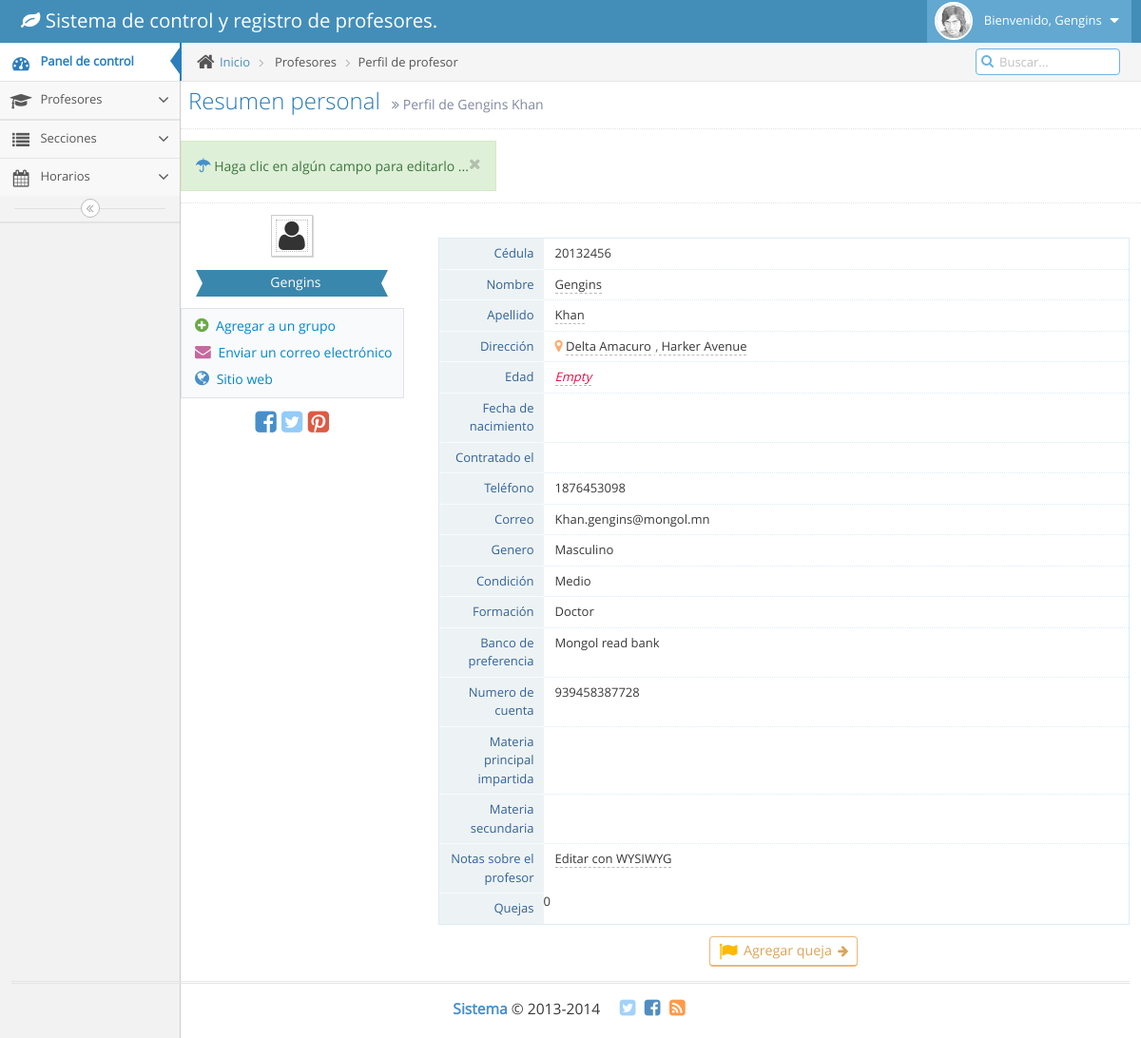
The page /perfil.php?id=10 (signed in) on the database its author committed.
### tables this page shows
CREATE TABLE IF NOT EXISTS `profesores` (
`ID` int(100) NOT NULL,
  `nombre` varchar(20) NOT NULL,
  `apellido` varchar(20) NOT NULL,
  `cedula` int(10) NOT NULL,
  `direccion` varchar(100) NOT NULL,
  `telefono` varchar(15) NOT NULL,
  `correo` varchar(40) NOT NULL,
  `genero` varchar(10) NOT NULL,
  `condicion` varchar(30) NOT NULL,
  `formacion` varchar(20) NOT NULL,
  `especialidad` varchar(50) NOT NULL,
  `estado` varchar(100) NOT NULL,
  `banco` varchar(100) NOT NULL,
  `nr_cuenta` bigint(40) NOT NULL,
  `materia1` varchar(30) NOT NULL,
  `materia2` varchar(30) NOT NULL,
  `materia3` varchar(30) NOT NULL,
  `seguro_social` int(40) NOT NULL,
  `sueldo` int(255) NOT NULL,
  `quejas` int(3) NOT NULL
);

### perfil.php (the view, shortened to what this page needs)
<?php
     require("config.php");
if (isset($_COOKIE["id_usuario"]) && isset($_COOKIE["marca_aleatoria_usuario"])){
   if ($_COOKIE["id_usuario"]!="" || $_COOKIE["marca_aleatoria_usuario"]!=""){
	$query = "  SELECT 	*
            	FROM 	profesores
          		WHERE 	ID = :id
        ";
        $query_params = array(
            ':id' => $_GET['id']
        );
        try{
            $stmt = $db->prepare($query);
            $result = $stmt->execute($query_params);
        }
        catch(PDOException $ex){
		echo "<div class='panel-body'>
                <div class='alert alert-warning alert-dismissable'>
            	    <button type='button' class='close' data-dismiss='alert' aria-hidden='true'>&times;</button>
            	    Tenemos problemas al ejecutar la consulta :c El error es el siguiente:
				</div>
			 </div>" .$ex->getMessage();
		}
        $row = $stmt->fetch();
   }
}else{
	header('Location: index.php?accion=log_error');
	}
?>
<!DOCTYPE html>
<html lang="en">
	<head>
		<link rel="stylesheet" href="assets/css/bootstrap.min.css" />
		<link rel="stylesheet" href="assets/font-awesome/4.2.0/css/font-awesome.min.css" />
		<link rel="stylesheet" href="assets/css/jquery-ui.custom.min.css" />
		<link rel="stylesheet" href="assets/css/jquery.gritter.min.css" />
		<link rel="stylesheet" href="assets/css/select2.min.css" />
		<link rel="stylesheet" href="assets/css/datepicker.min.css" />
		<link rel="stylesheet" href="assets/css/bootstrap-editable.min.css" />
		<link rel="stylesheet" href="assets/css/ace.min.css" class="ace-main-stylesheet" id="main-ace-style" />
	</head>
	<body class="no-skin">
<div id="navbar" class="navbar navbar-default">
	<div class="navbar-container" id="navbar-container">
				<div class="navbar-header pull-left">
					<a href="index.php" class="navbar-brand">
						<small>
							<i class="fa fa-leaf"></i>
							Sistema de control y registro de profesores.
						</small>
					</a>
				</div>
								<div class="navbar-buttons navbar-header pull-right" role="navigation">
					<ul class="nav ace-nav">
						<li class="light-blue">
							<a data-toggle="dropdown" href="#" class="dropdown-toggle">
								<img class="nav-user-photo" src="assets/avatars/user.jpg" alt="Foto de <?php echo $row['nombre']?>" />
								<span class="user-info">
									Bienvenido, <?php echo $row['nombre']?>
								</span>
								<i class="ace-icon fa fa-caret-down"></i>
							</a>
						</li>
					</ul>
				</div>
			</div>
		</div>
		<div class="main-container" id="main-container">
			<div id="sidebar" class="sidebar responsive">
				<ul class="nav nav-list">
					<li class="active">
						<a href="index.php">
							<i class="menu-icon fa fa-tachometer"></i>
							<span class="menu-text"> Panel de control</span>
						</a>
					</li>
					<li class="">
						<a href="#" class="dropdown-toggle">
							<i class="menu-icon fa  fa-mortar-board"></i>
							<span class="menu-text">
								Profesores
							</span>
							<b class="arrow fa fa-angle-down"></b>
						</a>
					</li>
				</ul>
				<ul class="nav nav-list">
					<li class="">
						<a href="#" class="dropdown-toggle">
							<i class="menu-icon fa fa-list"></i>
							<span class="menu-text"> Secciones </span>
							<b class="arrow fa fa-angle-down"></b>
						</a>
					</li>
				<ul class="nav nav-list">
					<li class="">
						<a href="#" class="dropdown-toggle">
							<i class="menu-icon fa  fa-calendar"></i>
							<span class="menu-text"> Horarios </span>
							<b class="arrow fa fa-angle-down"></b>
						</a>
				<div class="sidebar-toggle sidebar-collapse" id="sidebar-collapse">
					<i class="ace-icon fa fa-angle-double-left" data-icon1="ace-icon fa fa-angle-double-left" data-icon2="ace-icon fa fa-angle-double-right"></i>
				</div>
			</div>
			<div class="main-content">
				<div class="main-content-inner">
					<div class="breadcrumbs" id="breadcrumbs">
						<ul class="breadcrumb">
							<li>
								<i class="ace-icon fa fa-home home-icon"></i>
								<a href="index.php">Inicio</a>
							</li>
							<li>
							<span>Profesores</span></li>
							<li class="active">Perfil de profesor</li>
						</ul>
						<div class="nav-search" id="nav-search">
							<form class="form-search">
								<span class="input-icon">
									<input type="text" placeholder="Buscar..." class="nav-search-input" id="nav-search-input" autocomplete="off" />
									<i class="ace-icon fa fa-search nav-search-icon"></i>
								</span>
							</form>
						</div>
					</div>
						<div class="page-header">
							<h1>
								Resumen personal
								<small>
									<i class="ace-icon fa fa-angle-double-right"></i>
									Perfil de <?php echo $row['nombre'] . " " . $row['apellido']; ; ?>
								</small>
							</h1>
						</div>
						<div class="row">
							<div class="col-xs-12">
								<div class="clearfix">
									<div class="pull-left alert alert-success no-margin">
										<button type="button" class="close" data-dismiss="alert">
											<i class="ace-icon fa fa-times"></i>
										</button>
										<i class="ace-icon fa fa-umbrella bigger-120 blue"></i>
										Haga clic en algún campo para editarlo ...
									</div>
								</div>
								<div class="hr dotted"></div>
								<div>
									<div id="user-profile-1" class="user-profile row">
										<div class="col-xs-12 col-sm-3 center">
											<div>
												<span class="profile-picture">
													<img id="avatar" class="editable img-responsive" alt="Alex's Avatar" src="assets/avatars/avatar2.png" />
												</span>
												<div class="space-4"></div>
												<div class="width-80 label label-info label-xlg arrowed-in arrowed-in-right">
													<div class="inline position-relative">
															<span class="white"><?php echo $row['nombre']; ?></span>
													</div>
												</div>
											</div>
											<div class="space-6"></div>
											<div class="profile-contact-info">
												<div class="profile-contact-links align-left">
													<a href="#" class="btn btn-link">
														<i class="ace-icon fa fa-plus-circle bigger-120 green"></i>
														Agregar a un grupo
													</a>
													<a href="#" class="btn btn-link">
														<i class="ace-icon fa fa-envelope bigger-120 pink"></i>
														Enviar un correo electrónico
													</a>
													<a href="#" class="btn btn-link">
														<i class="ace-icon fa fa-globe bigger-125 blue"></i>
														Sitio web
													</a>
												</div>
												<div class="space-6"></div>
												<div class="profile-social-links align-center">
													<a href="#" class="tooltip-info" title="" data-original-title="Facebook">
														<i class="middle ace-icon fa fa-facebook-square fa-2x blue"></i>
													</a>
													<a href="#" class="tooltip-info" title="" data-original-title="Twitter">
														<i class="middle ace-icon fa fa-twitter-square fa-2x light-blue"></i>
													</a>
													<a href="#" class="tooltip-error" title="" data-original-title="Pinterest">
														<i class="middle ace-icon fa fa-pinterest-square fa-2x red"></i>
													</a>
												</div>
											</div>
										</div>
										<div class="col-xs-12 col-sm-9">
										<div class="space-12"></div>
											<div class="profile-user-info profile-user-info-striped">
												<div class="profile-info-row">
													<div class="profile-info-name"> Cédula </div>
													<div class="profile-info-value">
														<span class="editable" id="cedula" name="cedula"><?php echo $row['cedula']; ?></span>
													</div>
												</div>
												<div class="profile-info-row">
													<div class="profile-info-name"> Nombre </div>
													<div class="profile-info-value">
														<span class="editable" id="nombre" name="nombre"><?php echo $row['nombre']; ?></span>
													</div>
												</div>
												<div class="profile-info-row">
													<div class="profile-info-name"> Apellido </div>
													<div class="profile-info-value">
														<span class="editable" id="apellido"><?php echo $row['apellido']; ?></span>
													</div>
												</div>
													<div class="profile-info-name"> Dirección </div>
													<div class="profile-info-value">
														<i class="fa fa-map-marker light-orange bigger-110"></i>
														<span class="editable" id="estado" name="estado"><?php echo $row['estado']; ?></span>
														<span class="editable" id="direccion" name="direccion"><?php echo $row['direccion']; ?></span>
													</div>
												<div class="profile-info-row">
													<div class="profile-info-name"> Edad </div>
													<div class="profile-info-value">
														<span class="editable" id="edad" name="edad"><?php echo $row['edad']; ?></span>
													</div>
												</div>
												<div class="profile-info-row">
													<div class="profile-info-name"> Fecha de nacimiento </div>
													<div class="profile-info-value">
													</div>
												</div>
												<div class="profile-info-row">
													<div class="profile-info-name"> Contratado el </div>
													<div class="profile-info-value">
													</div>
												</div>
												<div class="profile-info-row">
													<div class="profile-info-name"> Teléfono </div>
													<div class="profile-info-value">
														<span class="editable" id="telefono" name="telefono"><?php echo $row['telefono']; ?></span>
													</div>
												</div>
												<div class="profile-info-row">
													<div class="profile-info-name"> Correo </div>
													<div class="profile-info-value">
														<span class="editable" id="correo" name="correo"><?php echo $row['correo']; ?></span>
													</div>
												</div>
												<div class="profile-info-row">
													<div class="profile-info-name"> Genero </div>
													<div class="profile-info-value">
														<span class="editable" id="genero" name="genero"><?php echo $row['genero']; ?></span>
													</div>
												</div>
												<div class="profile-info-row">
													<div class="profile-info-name"> Condición </div>
													<div class="profile-info-value">
														<span class="editable" id="condicion" name="condicion"><?php echo $row['condicion']; ?></span>
													</div>
												</div>
												<div class="profile-info-row">
													<div class="profile-info-name"> Formación </div>
													<div class="profile-info-value">
														<span class="editable" id="formacion" name="formacion"><?php echo $row['formacion']; ?></span>
													</div>
												</div>
												<div class="profile-info-row">
													<div class="profile-info-name"> Banco de preferencia </div>
													<div class="profile-info-value">
														<span class="editable" id="banco" name="banco"><?php echo $row['banco']; ?></span>
													</div>
												</div>
												<div class="profile-info-row">
													<div class="profile-info-name"> Numero de cuenta </div>
													<div class="profile-info-value">
														<span class="editable" id="nr_cuenta" name="nr_cuenta"><?php echo $row['nr_cuenta']; ?></span>
													</div>
												</div>
												<div class="profile-info-row">
													<div class="profile-info-name"> Materia principal impartida </div>
													<div class="profile-info-value">
													</div>
												</div>
												<div class="profile-info-row">
													<div class="profile-info-name"> Materia secundaria </div>
													<div class="profile-info-value">
													</div>
												</div>
												<div class="profile-info-row">
													<div class="profile-info-name"> Notas sobre el profesor </div>
													<div class="profile-info-value">
														<span class="editable" id="about">Editar con WYSIWYG</span>
													</div>
												</div>
												<div class="profile-info-row">
													<div class="profile-info-name">Quejas</div>
													<div class="profile-info-valuie">
														<?php
														$query = "  SELECT 	*
													            	FROM 	quejas
													          		WHERE 	cedula = :cedula
													        ";
													        $query_params = array(
													            ':cedula' => $row['cedula']
													        );
													        try{
													            $stmt = $db->prepare($query);
													            $quejas_result = $stmt->execute($query_params);
													        }
													        catch(PDOException $ex){
															echo "<div class='panel-body'>
													                <div class='alert alert-warning alert-dismissable'>
													            	    <button type='button' class='close' data-dismiss='alert' aria-hidden='true'>&times;</button>
													            	    Tenemos problemas al ejecutar la consulta :c El error es el siguiente:
																	</div>
																 </div>" .$ex->getMessage();
															}
													        $row_queja = $stmt->fetchAll();
													        $num_rows = count($row_queja);
													        echo $num_rows;
														?>
													</div>
												</div>
											</div>
											<div class="space-6"></div>
											<div class="center">
												<a href="perfil.php?id=<?PHP echo $row['ID']?>&queja=si"><button type="button" class="btn btn-sm btn-warning btn-white btn-round">
													<i class="ace-icon fa fa-flag bigger-150 middle orange2"></i>
													<span class="bigger-110">Agregar queja</span>
													<i class="icon-on-right ace-icon fa fa-arrow-right"></i>
												</button></a>
											</div>
										</div>
									</div>
								</div>
							</div>
						</div>
							</div>
						</div>
					</div>
			<div class="footer">
				<div class="footer-inner">
					<div class="footer-content">
						<span class="bigger-120">
							<span class="blue bolder">Sistema</span>
							&copy; 2013-2014
						</span>
						<span class="action-buttons">
							<a href="#">
								<i class="ace-icon fa fa-twitter-square light-blue bigger-150"></i>
							</a>
							<a href="#">
								<i class="ace-icon fa fa-facebook-square text-primary bigger-150"></i>
							</a>
							<a href="#">
								<i class="ace-icon fa fa-rss-square orange bigger-150"></i>
							</a>
						</span>
					</div>
				</div>
			</div>
	</body>
</html>

### rows shown on the page
profesores: nombre "Gengins", apellido "Khan", cedula "20132456", estado "Delta Amacuro", direccion "Harker Avenue", telefono "1876453098", correo "Khan.gengins@mongol.mn", genero "Masculino", condicion "Medio", formacion "Doctor", banco "Mongol read bank", nr_cuenta "939458387728"

### other values the page prints
$num_rows "0"
